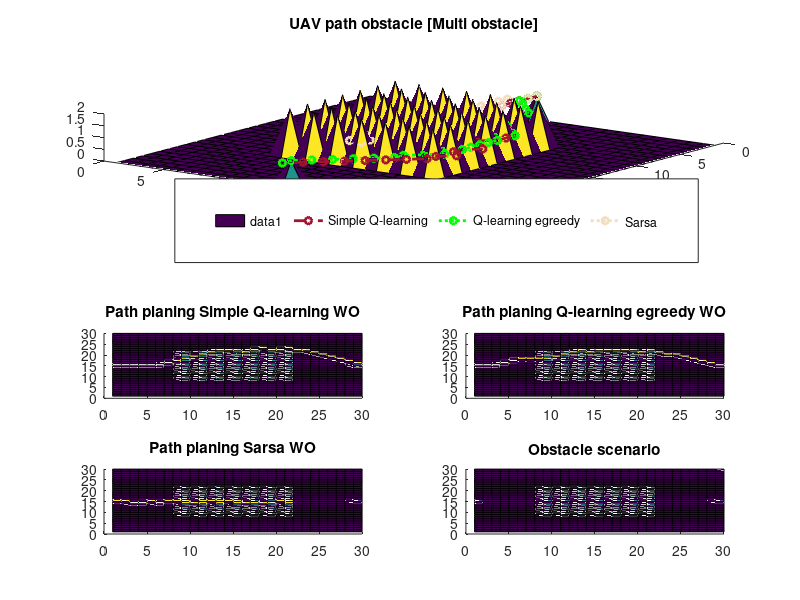

Write the MATLAB code that produced this figure.
% 
%Para 30 x 30 ------------------------------------------------------

subplot(5,2,[1 2 3 4]);
title('UAV path obstacle [Multi obstacle]');
A = repmat([repmat([0],1,30);repmat([0],1, 30)],15,1)
% A(13:15,15) = 1

A(15,1) = 1
A(15,29) = 1
for i= 9:2:22
    for j=9:2:22
    A(i,j)= 2
    end     
end  
%set wind turbulance 

% for i= 15:2:27
%     for j=3:2:27
%     A(i,j)= 2
%     end     
% end    
%ini
% pcolor(A)
h=surface(A);
% box(axes1,'on');
% view(axes1,[90.4000000000001 -90]);

grid_vet = A(:)'
grids_ids = find(grid_vet==2)
vet_to_py = ' '
for i=1:length(grids_ids)
    vet_to_py=strcat(num2str(grids_ids(i)),',', vet_to_py) 
end    

    
path_uav = [15, 45, 75, 105, 135, 165, 196, 227, 258, 289, 320, 351, 382, 412, 442, 471, 502, 533, 562, 592, 623, 652, 682, 711, 740, 769, 798, 827, 856, 885]
grid_vet(path_uav) = 4
A = reshape(grid_vet,30,30)


hold on 
z_max = max(max(get(h,'Zdata')))
[l, c]=find(A==4)
line(c,l,ones(1,length(unique(path_uav))),'DisplayName','Simple Q-learning','LineStyle','--','Marker','hexagram','LineWidth',2,'Color',[0.635294139385223 0.0784313753247261 0.184313729405403])

hold on
A = repmat([repmat([0],1,30);repmat([0],1, 30)],15,1)
grid_vet = A(:)'
path_uav_q_egreed = [15, 45, 75, 106, 137, 168, 198, 228, 258, 289, 320, 351, 382, 411, 442, 472, 502, 532, 562, 591, 622, 651, 680, 710, 739, 768, 797, 826, 855, 885] 
grid_vet(path_uav_q_egreed) = 5

A = reshape(grid_vet,30,30)

[l_egreedy, c_egreedy]=find(A==5)
line(c_egreedy,l_egreedy,ones(1,length(unique(path_uav_q_egreed))),'DisplayName','Q-learning egreedy','LineStyle',':','Marker','hexagram','LineWidth',2,'Color',[0 1 0])

hold on

A = repmat([repmat([0],1,30);repmat([0],1, 30)],15,1)
grid_vet = A(:)'
path_uav_sarsa = [15, 45, 74, 104, 135, 164, 195, 225, 255, 254, 284, 315, 314, 345, 375, 374, 405, 435, 434, 464, 494, 524, 554, 585, 615, 614]
grid_vet(path_uav_sarsa) = 6

A = reshape(grid_vet,30,30)

[l_sarsa, c_sarsa]=find(A==6)
line(c_sarsa,l_sarsa,ones(1,length(unique(path_uav_sarsa))),'DisplayName','Sarsa','LineStyle',':','Marker','hexagram','LineWidth',2,'Color',[0.952941179275513 0.87058824300766 0.733333349227905])

view([126.4 61.2]);
legend1 = legend('show');
set(legend1,...
    'Position',[0.218524362096313 0.562391915186002 0.654269960957782 0.0210176986205367],...
    'Orientation','horizontal');




%q_learning_simple ---

subplot(4,2,5);
A = repmat([repmat([0],1,30);repmat([0],1, 30)],15,1)
A(15,1) = 1
A(15,29) = 1

for i= 9:2:22
    for j=9:2:22
    A(i,j)= 2
    end     
end 


grid_vet = A(:)'
grid_vet(path_uav) = 4
A = reshape(grid_vet,30,30)
% Create axes



title('Path planing Simple Q-learning WO');

surface(A);
% view(axes1b,[90.4000000000001 -90]);


%-------------------------------------------------------------
%q-learning egreedy
subplot(4,2,6);
A = repmat([repmat([0],1,30);repmat([0],1, 30)],15,1)
A(15,1) = 1
A(15,29) = 1

for i= 9:2:22
    for j=9:2:22
    A(i,j)= 2
    end     
end 

grid_vet = A(:)'
path_uav = path_uav_q_egreed
grid_vet(path_uav) = 5
A = reshape(grid_vet,30,30)
% Create axes

title('Path planing Q-learning egreedy WO');

surface(A);
% view(axes1c,[90.4000000000001 -90]);

%------------------------------------------------------------
%SARSA

%q-learning egreedy

subplot(4,2, 7);
A = repmat([repmat([0],1,30);repmat([0],1, 30)],15,1)
A(15,1) = 1
A(15,29) = 1

for i= 9:2:22
    for j=9:2:22
    A(i,j)= 2
    end     
end 

grid_vet = A(:)'
path_uav = path_uav_sarsa
grid_vet(path_uav) = 6
A = reshape(grid_vet,30,30)

% Create title
title('Path planing Sarsa WO');

surface(A);
% view(axes1d,[90.4000000000001 -90]);

%cenario original 
subplot(4,2,8);

A = repmat([repmat([0],1,30);repmat([0],1, 30)],15,1)
A(15,1) = 1
A(15,29) = 1
for i= 9:2:22
    for j=9:2:22
    A(i,j)= 2
    end     
end 

% A(20, 21:24) = 2
A(30,30) = 5

% Create title
title('Scenario');

title('Obstacle scenario');
surface(A);


